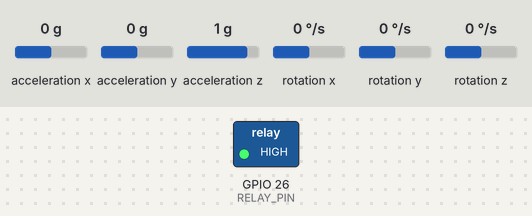
The sketch below on a simulated ESP32. Shown: switched loads named in the sketch (green lamp = pin HIGH). Inputs (shaded band) come from the test bench; at power-on: acceleration x 0 g, acceleration z 1 g, acceleration y 0 g, rotation x 0 °/s, rotation y 0 °/s, rotation z 0 °/s. WiFi joins after 1.5 s; servers stay silent unless stated; no MQTT or app messages arrive unless stated; what the sketch prints to the serial monitor is not drawn.

Above: at 2.7 s.
2.8 s: acceleration x set to -0.7 g
4.7 s: acceleration x set to -1 g
At 6.2 s:
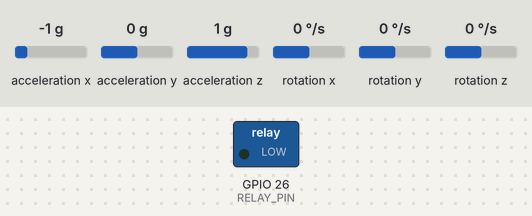
6.5 s: acceleration z set to 0.7 g
At 7.6 s:
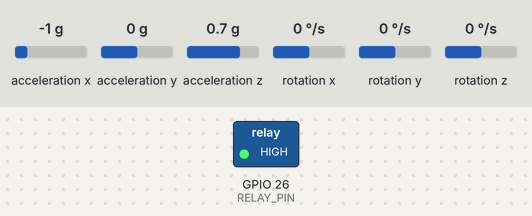
8.0 s: acceleration x set to -1.4 g
At 9.0 s:
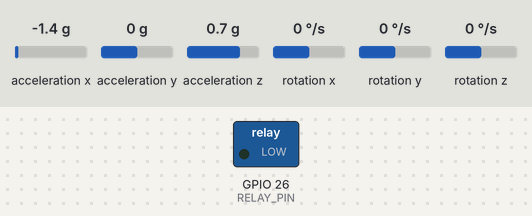
9.5 s: acceleration x set to -1.2 g
11.3 s: acceleration x set to -0.9 g
At 12.4 s:
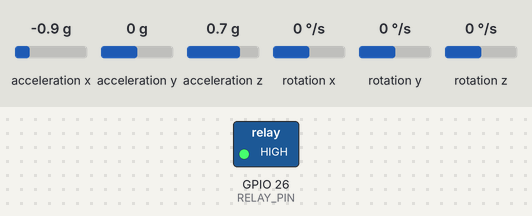
Timing chart, 0 to 14.1 s (numbered marks = the images above; inputs shaded):
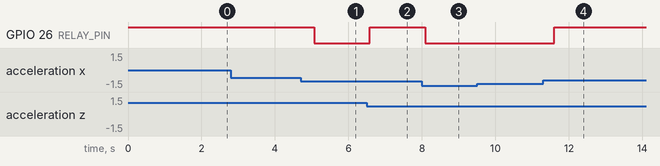

The sketch:

sketch.ino
```cpp
#include <Wire.h>
#include <MPU6050.h>
#include <WiFi.h>
#include <PubSubClient.h>
#include <ArduinoJson.h>

MPU6050 mpu;

// ================== WiFi + MQTT ==================
const char* ssid     = "Wokwi-GUEST";   // WiFi ของ Wokwi
const char* password = "";

const char* mqtt_host = "mqtt.thingsboard.cloud";
const int   mqtt_port = 1883;
const char* mqtt_user = "p65ghf56lzq2oyumt2o3";  // ← ใส่ Token ที่ได้จาก Thingsboard
const char* mqtt_topic = "v1/devices/me/telemetry";

// ================== PIN + PARAMETER ==================
#define RELAY_PIN 26
float threshold = 1.3;
float alpha = 0.7;

float ax, ay, az, vibration = 0, smoothVibration = 0;
bool machineRunning = true;

WiFiClient espClient;
PubSubClient mqttClient(espClient);

// ================== FUNCTIONS ==================
float calculateVibration(float x, float y, float z) {
  return sqrt(x*x + y*y + z*z);
}
float smooth(float input, float prev) {
  return (alpha * input) + ((1 - alpha) * prev);
}

void connectWiFi() {
  Serial.print("Connecting WiFi");
  WiFi.begin(ssid, password);
  while (WiFi.status() != WL_CONNECTED) {
    delay(500); Serial.print(".");
  }
  Serial.println(" Connected!");
}

void connectMQTT() {
  while (!mqttClient.connected()) {
    Serial.print("Connecting MQTT...");
    if (mqttClient.connect("esp32-vibration", mqtt_user, "")) {
      Serial.println(" Connected!");
    } else {
      Serial.print("Failed, rc="); Serial.println(mqttClient.state());
      delay(3000);
    }
  }
}

void publishData(float vib, float smooth_vib, bool running) {
  StaticJsonDocument<200> doc;
  doc["vibration"]       = vib;
  doc["smoothVibration"] = smooth_vib;
  doc["ax"]              = ax;
  doc["ay"]              = ay;
  doc["az"]              = az;
  doc["status"]          = running ? "RUNNING" : "STOP";

  char payload[200];
  serializeJson(doc, payload);
  mqttClient.publish(mqtt_topic, payload);
}

// ================== SETUP ==================
void setup() {
  Serial.begin(115200);
  Wire.begin(21, 22);
  mpu.initialize();

  pinMode(RELAY_PIN, OUTPUT);
  digitalWrite(RELAY_PIN, HIGH);

  connectWiFi();
  mqttClient.setServer(mqtt_host, mqtt_port);
  connectMQTT();

  Serial.println("=== SYSTEM START ===");
}

// ================== LOOP ==================
void loop() {
  if (!mqttClient.connected()) connectMQTT();
  mqttClient.loop();

  int16_t ax_raw, ay_raw, az_raw;
  mpu.getAcceleration(&ax_raw, &ay_raw, &az_raw);

  ax = ax_raw / 16384.0;
  ay = ay_raw / 16384.0;
  az = az_raw / 16384.0;

  vibration = calculateVibration(ax, ay, az);
  smoothVibration = smooth(vibration, smoothVibration);

  if (smoothVibration > threshold) {
    if (machineRunning) {
      Serial.println("⚠️ ABNORMAL → STOP");
      digitalWrite(RELAY_PIN, LOW);
      machineRunning = false;
    }
  } else {
    if (!machineRunning) {
      Serial.println("✅ NORMAL → RUNNING");
      digitalWrite(RELAY_PIN, HIGH);
      machineRunning = true;
    }
  }

  publishData(vibration, smoothVibration, machineRunning);

  Serial.print("Vib: "); Serial.print(smoothVibration);
  Serial.print(" | Status: "); Serial.println(machineRunning ? "RUNNING" : "STOP");

  delay(500);  // ส่งทุก 0.5 วินาที
}
```

Measured:
- the behaviour switches between -0.8 and -0.9 g on acceleration x (found by bisection; images 0 and 1)
- the behaviour switches between 0.9 and 0.8 g on acceleration z (found by bisection; images 1 and 2)
- the behaviour switches between -1.1 and -1 g on acceleration x (found by bisection; images 3 and 4)
- after the input at 2.8 s, every drawn part: stays the same
- after the input at 4.7 s, GPIO 26 (RELAY_PIN): HIGH → LOW after 0.37 s
- after the input at 6.5 s, GPIO 26 (RELAY_PIN): LOW → HIGH after 0.08 s
- after the input at 8.0 s, GPIO 26 (RELAY_PIN): HIGH → LOW after 0.09 s
- after the input at 9.5 s, every drawn part: stays the same
- after the input at 11.3 s, GPIO 26 (RELAY_PIN): LOW → HIGH after 0.31 s
